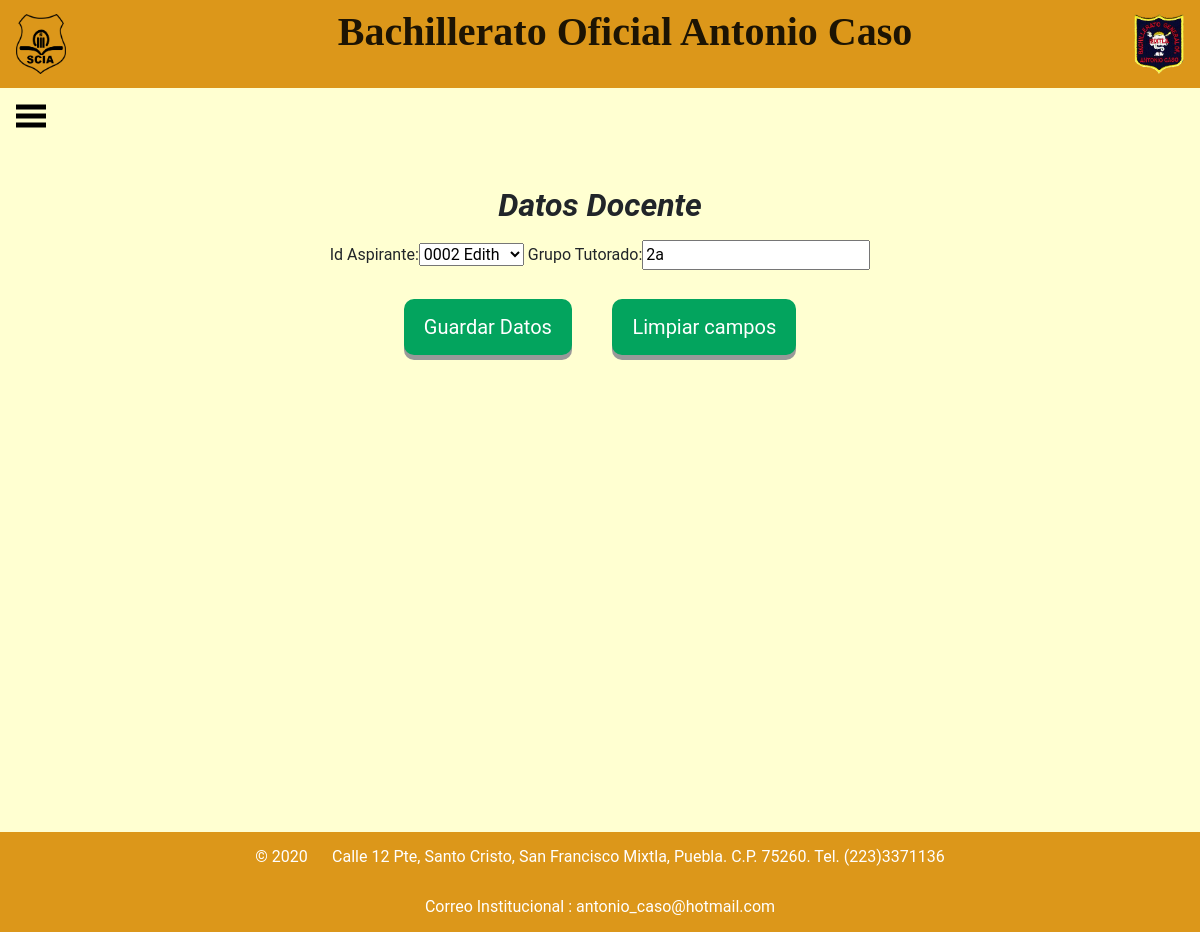
Before: /AltaDocente/kjhgfds5467/ with the older database file.
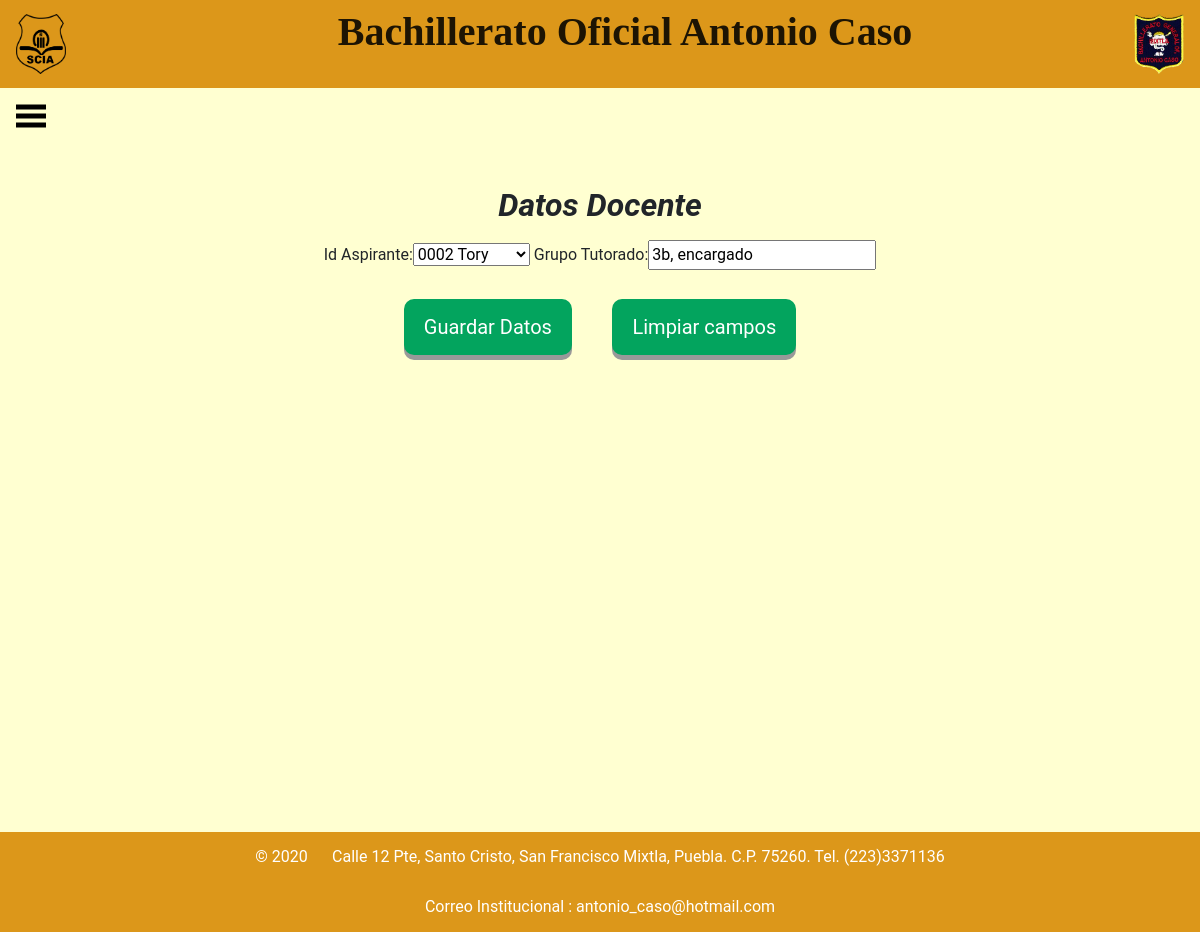
After: the same page with the newer database file.
### base_SCIA/models/docente.py (models this page shows, shortened)
class Docente(models.Model):
	Cedula_Profesional = models.CharField(
		primary_key = True,
		max_length=20,
		)
	Id_Aspirante = models.ForeignKey('Datos_Aspirantes',
		on_delete=models.CASCADE,
		)
	Grupo_Tutorado = models.CharField(max_length=30,
		)

### base_SCIA/views.py (the view)
# urls.py: url(r'^AltaDocente/(?P<pk>\w+)/$', views.DocenteUpdateView.as_view(), name='DocenteEditar'),
class DocenteUpdateView(UpdateView):
	template_name="AltaDocente.html"
	model = Docente
	fields=('Id_Aspirante','Grupo_Tutorado',)
	success_url = reverse_lazy('ListaDetalleDocente')

### base_SCIA/models/datos_aspirantes.py (called while the page is built)
	def __str__(self):
		return '%s %s ' % (self.Id_Personales, self.Nombre)

### base_SCIA/templates/AltaDocente.html (shortened to what this page needs)
<!DOCTYPE html>
<html>
<head style="background-color: #E1EEE9;">
	{%load static%}
	{%include 'encabezado.html'%}
	{%include 'lateral.html'%}
	{% load bootstrap4%}
	{% bootstrap_css %}
<link rel="stylesheet" href="{% static 'base_aspirantes/css/boton.css'%}" type="text/css" media="all" />
<link rel="stylesheet" href="{% static 'base_aspirantes/css/AltaEstudiante.css'%}" type="text/css" media="all" />
</head>
<body style="background-color: #FFFFD1; font-family: Roboto;">
		<div align="center">
				{% block content %}
					<form method="POST"> {% csrf_token %}
						<fieldset style="background-color: #FFFFD1; width: 1160px; height: 550px; border-image: initial; border: 0px solid white" >
							<legend align="center"><h2><b><i>  Datos Docente </i></b></h2> </legend>
							{{form}}
							<br>
							<label>
								<br>
								<input class="button " type="submit" name="guardar" value="Guardar Datos" style="background-color: #03a45e; color: white; border:1px ">
								<input class="button " type="reset" name="limpiar" value="Limpiar campos" style="background-color: #03a45e; color: white; border:1px;" onclick="Campos limpios" >
							</label>
							</fieldset>
							<br>
					</form>
					{% endblock %}
		</div>
</body>
<br>
<br>
<br>
<footer>
	{%include 'footer.html'%}
</footer>
</html>

Changed rows visible on the page:
changed Docente: Id_Aspirante "0002 Edith" → "0002 Tory"; Grupo_Tutorado "2a" → "3b, encargado"
